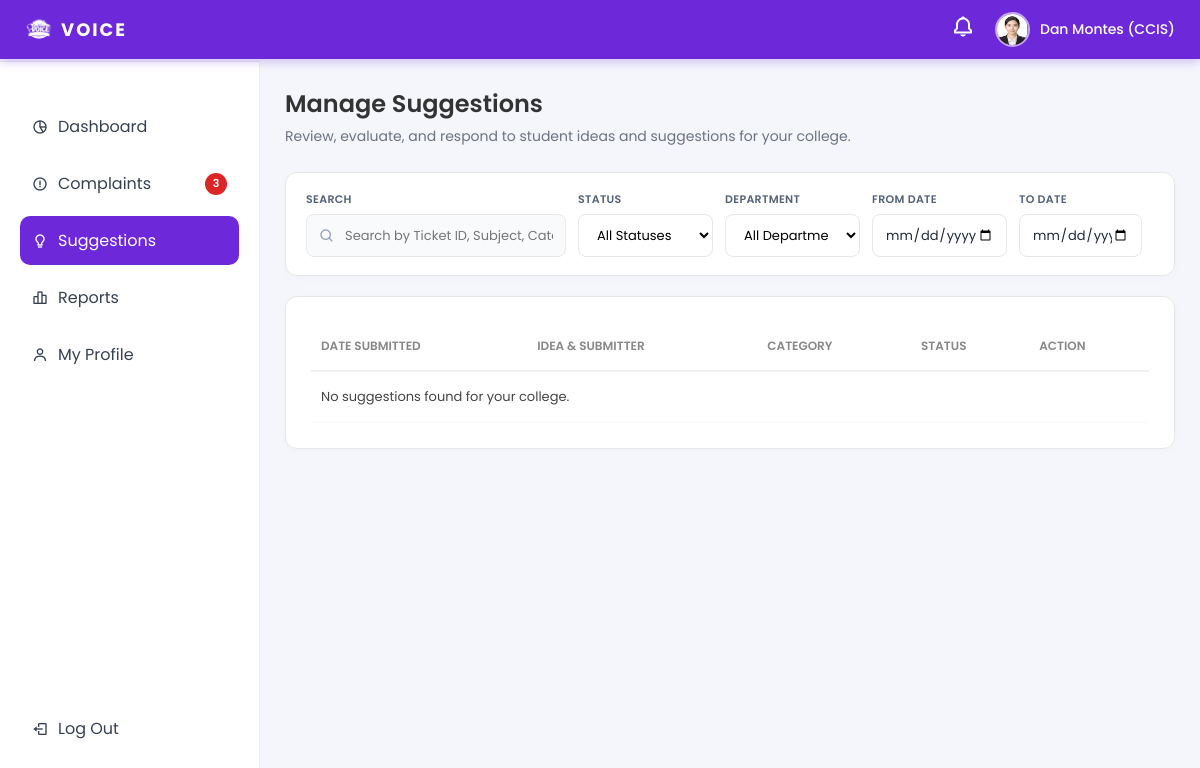
The page /Ui-main/dean/dean_suggestions.php (signed in) on the database its author committed.
### tables this page shows
CREATE TABLE `dean_profiles` (
  `id` int(11) NOT NULL,
  `user_id` int(11) NOT NULL,
  `first_name` varchar(50) NOT NULL,
  `last_name` varchar(50) NOT NULL,
  `college_id` int(11) DEFAULT NULL,
  `phone` varchar(20) DEFAULT NULL,
  `office` varchar(100) DEFAULT NULL,
  `status` enum('active','inactive') DEFAULT 'active',
  `profile_photo` varchar(255) DEFAULT NULL,
  `created_at` timestamp NOT NULL DEFAULT current_timestamp()
);

CREATE TABLE `colleges` (
  `id` int(11) NOT NULL,
  `code` varchar(20) NOT NULL,
  `name` varchar(150) NOT NULL,
  `status` enum('active','inactive') DEFAULT 'active',
  `created_at` timestamp NOT NULL DEFAULT current_timestamp()
);

### Ui-main/dean/dean_suggestions.php (the view, shortened to what this page needs)
<?php
require_once __DIR__ . '/../db_connection.php';
function e(string $value): string
{
    return htmlspecialchars($value, ENT_QUOTES, 'UTF-8');
}
function normalize_search_query(string $value): string
{
    $value = trim($value);
    if ($value === '') {
        return '';
    }
    return preg_replace('/\s+/', ' ', $value) ?? '';
}
$flashMsg = '';
$q = normalize_search_query((string)($_GET['q'] ?? ''));
$statusFilter = strtolower(trim((string)($_GET['status'] ?? 'all')));
$dateFrom = trim((string)($_GET['date_from'] ?? ''));
$dateTo = trim((string)($_GET['date_to'] ?? ''));
$deanUserId = isset($_SESSION['user_id']) ? (int)$_SESSION['user_id'] : 0;
$deanCollegeId = null;
try {
    if ($deanUserId > 0 && (string)($_SESSION['role'] ?? '') === 'dean') {
        $deanStmt = $pdo->prepare('SELECT college_id FROM dean_profiles WHERE user_id = :user_id LIMIT 1');
        $deanStmt->execute([':user_id' => $deanUserId]);
        $dean = $deanStmt->fetch();
        if ($dean) {
            $deanCollegeId = $dean['college_id'] !== null ? (int)$dean['college_id'] : null;
        }
    }
} catch (PDOException $e) {
    $flashMsg = 'Unable to resolve dean profile.';
    $flashType = 'error';
}
$suggestions = [];
try {
    $sql =
        "SELECT
            s.id,
            s.ticket_no,
            s.created_at,
            s.subject,
            s.description,
            s.attachment,
            s.status,
            sp.id AS student_id,
            s.is_anonymous,
            COALESCE(sc.name, 'Uncategorized') AS category_name,
            sp.first_name,
            sp.last_name,
            sp.year_level,
            tf.id AS feedback_id,
            tf.satisfaction AS feedback_satisfaction,
            tf.comment AS feedback_comment,
            tf.created_at AS feedback_created_at,
            (
                SELECT tr.id
                FROM ticket_replies tr
                WHERE tr.ticket_type = 'suggestion'
                  AND tr.ticket_id = s.id
                  AND LOWER(tr.sender_role) = 'dean'
                ORDER BY tr.created_at DESC, tr.id DESC
                LIMIT 1
            ) AS remark_id,
            (
                SELECT tr.message
                FROM ticket_replies tr
                WHERE tr.ticket_type = 'suggestion'
                  AND tr.ticket_id = s.id
                  AND LOWER(tr.sender_role) = 'dean'
                ORDER BY tr.created_at DESC, tr.id DESC
                LIMIT 1
            ) AS remark_message
         FROM suggestions s
         LEFT JOIN suggestion_categories sc ON sc.id = s.category_id
         LEFT JOIN student_profiles sp ON sp.id = s.student_id
         LEFT JOIN ticket_feedback tf ON tf.ticket_type = 'suggestion' AND tf.ticket_id = s.id AND tf.student_id = sp.id";
    $conditions = [];
    $params = [];
    $conditions[] = 's.status NOT IN ("rejected", "declined")';
    $conditions[] = 's.college_id = :college_id';
    $params[':college_id'] = $deanCollegeId;
    if (!empty($conditions)) {
        $sql .= ' WHERE ' . implode(' AND ', $conditions);
    }
    $sql .= ' ORDER BY s.created_at DESC';
    $stmt = $pdo->prepare($sql);
    $stmt->execute($params);
    $suggestions = $stmt->fetchAll();
} catch (PDOException $e) {
    if ($flashMsg === '') {
        $flashMsg = 'Unable to load suggestions.';
        $flashType = 'error';
    }
}
?>
<!DOCTYPE html>
<html lang="en">
<head>
<link href='https://unpkg.com/boxicons@2.1.4/css/boxicons.min.css' rel='stylesheet'>
</head>
<body>
<?php include 'dean_topbar.php'; ?>
<?php include 'dean_sidebar.php'; ?>
<div class="main">
    <div class="dashboard-container">
        <h2 class="page-title">Manage Suggestions</h2>
        <p class="page-subtitle">Review, evaluate, and respond to student ideas and suggestions for your college.</p>
        <div class="controls-bar">
            <form method="GET" class="controls-form" id="deanSuggestionFiltersForm">
                <div class="controls-left">
                    <div class="search-filter">
                        <span>Search</span>
                        <div class="search-box">
                            <i class='bx bx-search'></i>
                            <input type="text" name="q" value="<?php echo e($q); ?>" placeholder="Search by Ticket ID, Subject, Category, or Student...">
                        </div>
                    </div>
                    <div class="filter-box">
                        <span>Status</span>
                        <select name="status">
                            <option value="all" <?php echo $statusFilter === 'all' ? 'selected' : ''; ?>>All Statuses</option>
                        </select>
                    </div>
                    <div class="filter-box">
                        <span>Department</span>
                        <select name="department">
                            <option value="0">All Departments</option>
                        </select>
                    </div>
                    <label class="date-filter">
                        <span>From Date</span>
                        <input type="date" name="date_from" value="<?php echo e($dateFrom); ?>">
                    </label>
                    <label class="date-filter">
                        <span>To Date</span>
                        <input type="date" name="date_to" value="<?php echo e($dateTo); ?>">
                    </label>
                </div>
            </form>
        </div>
        <div class="data-card">
            <table>
                <thead>
                    <tr>
                        <th>Date Submitted</th>
                        <th>Idea & Submitter</th>
                        <th>Category</th>
                        <th>Status</th>
                        <th>Action</th>
                    </tr>
                </thead>
                <tbody>
                    <?php if (count($suggestions) === 0): ?>
                        <tr>
                            <td colspan="5">No suggestions found for your college.</td>
                        </tr>
                    <?php endif; ?>
                </tbody>
            </table>
        </div>
    </div>
</div>
</body>
</html>

### Ui-main/dean/dean_topbar.php (shortened to what this page needs)
<?php
require_once __DIR__ . '/../db_connection.php';
$topbarProfilePic = '';
$topbarDisplayName = trim((string)($_SESSION['full_name'] ?? 'Dean User'));
if (isset($_SESSION['user_id'])) {
    try {
        $hasPhotoColumn = false;
        $photoCheck = $pdo->query("SHOW COLUMNS FROM dean_profiles LIKE 'profile_photo'");
        if ($photoCheck && $photoCheck->fetch()) {
            $hasPhotoColumn = true;
        }
        if ($hasPhotoColumn) {
            $deanStmt = $pdo->prepare(
                'SELECT dp.first_name, dp.last_name, dp.profile_photo, c.code AS college_code
                 FROM dean_profiles dp
                 LEFT JOIN colleges c ON c.id = dp.college_id
                 WHERE dp.user_id = :user_id
                 LIMIT 1'
            );
            $deanStmt->execute([':user_id' => (int)$_SESSION['user_id']]);
            $deanProfile = $deanStmt->fetch(PDO::FETCH_ASSOC) ?: null;
            if ($deanProfile) {
                $fullName = trim(((string)($deanProfile['first_name'] ?? '')) . ' ' . ((string)($deanProfile['last_name'] ?? '')));
                if ($fullName !== '') {
                    $topbarDisplayName = $fullName;
                }
                $collegeCode = trim((string)($deanProfile['college_code'] ?? ''));
                if ($collegeCode !== '') {
                    $topbarDisplayName .= ' (' . $collegeCode . ')';
                }
                $photo = trim((string)($deanProfile['profile_photo'] ?? ''));
                if ($photo !== '') {
                    if (stripos($photo, 'http://') === 0 || stripos($photo, 'https://') === 0) {
                        $topbarProfilePic = $photo;
                    } else {
                        $topbarProfilePic = '../' . ltrim($photo, '/');
                    }
                }
            }
        }
    } catch (PDOException $e) {
    }
}
?>
<link href='https://unpkg.com/boxicons@2.1.4/css/boxicons.min.css' rel='stylesheet'>
<div class="topbar">
    <a class="topbar-logo" href="dean_dashboard.php">
        <img src="../assets/images/logo.png" alt="Logo">
        <span>VOICE</span>
    </a>
    <div class="topbar-right">
        <div class="topbar-bell" id="bellIcon">
            <i class='bx bx-bell'></i>
        </div>
        <div class="profile-container" id="profileIcon">
            <?php if ($topbarProfilePic !== ''): ?>
                <img class="profile-pic" src="<?php echo htmlspecialchars($topbarProfilePic, ENT_QUOTES, 'UTF-8'); ?>" alt="profile">
            <?php endif; ?>
            <span><?php echo htmlspecialchars($topbarDisplayName, ENT_QUOTES, 'UTF-8'); ?></span>
        </div>
    </div>
</div>

### Ui-main/dean/dean_suggestions.php (style rules this page uses)
* { margin: 0; padding: 0; box-sizing: border-box; font-family: 'Poppins', sans-serif; }
body { background: #f4f6fb; }
.main { margin-left: 260px; margin-top: 61px; padding: 25px; min-height: calc(100vh - 61px); overflow-y: auto; }
.dashboard-container { max-width: 1200px; margin: 0 auto; width: 100%; }
.page-title { font-size: 24px; font-weight: 600; color: #333; margin-bottom: 5px; }
.page-subtitle { color: #6b7280; font-size: 14px; margin-bottom: 25px; }
.controls-bar { background: #fff; border: 1px solid #e5e7eb; border-radius: 12px; box-shadow: 0 2px 10px rgba(0, 0, 0, .02); padding: 18px 20px; margin-bottom: 20px; }
.search-filter, .filter-box { display: flex; flex-direction: column; align-items: stretch; gap: 6px; min-width: 0; }
.search-filter > span, .filter-box > span { color: #52627a; font-size: 11px; font-weight: 600; text-transform: uppercase; letter-spacing: .03em; }
.search-box { display: flex; align-items: center; background: #f9fafb; border: 1px solid #e5e7eb; border-radius: 8px; padding: 10px 12px; width: 100%; height: 43px; flex: none; }
.search-box i { color: #94a3b8; margin-right: 10px; flex-shrink: 0; }
.search-box input { border: none; background: transparent; outline: none; width: 100%; min-width: 0; font-size: 13px; }
.filter-box select { height: 43px; padding: 10px 14px; border: 1px solid #e5e7eb; border-radius: 8px; font-size: 13px; font-family: 'Poppins', sans-serif; outline: none; background: #fff; cursor: pointer; width: 100%; }
.date-filter { display: flex; flex-direction: column; align-items: stretch; gap: 6px; min-width: 0; }
.date-filter > span { color: #52627a; font-size: 11px; font-weight: 600; text-transform: uppercase; letter-spacing: .03em; }
.date-filter input { height: 43px; width: 100%; padding: 10px 12px; border: 1px solid #e5e7eb; border-radius: 8px; color: #1f2937; font: inherit; font-size: 13px; outline: none; background: #fff; }
.controls-form { width: 100%; display: block; }
.controls-left { display: grid; grid-template-columns: minmax(260px, 2fr) repeat(3, minmax(135px, 1fr)) auto auto; align-items: end; gap: 12px; }
.data-card { background: #fff; padding: 25px; border-radius: 12px; border: 1px solid #e5e7eb; box-shadow: 0 2px 10px rgba(0,0,0,0.02); overflow-x: auto; }
table { width: 100%; border-collapse: collapse; min-width: 800px; }
th { text-align: left; font-size: 12px; color: #888; padding: 15px 10px; border-bottom: 2px solid #f0f0f0; font-weight: 600; text-transform: uppercase; }
td { padding: 15px 10px; font-size: 13px; color: #444; border-bottom: 1px solid #f9f9f9; vertical-align: middle; }

### Ui-main/dean/dean_topbar.php (style rules this page uses)
.topbar { position: fixed; top: 0; left: 0; right: 0; z-index: 999; display: flex; justify-content: space-between; align-items: center; gap: 20px; padding: 12px 25px; background: #6d28d9; box-shadow: 0 2px 10px rgba(109,40,217,0.3); }
.topbar-logo { display: flex; align-items: center; gap: 8px; text-decoration: none; }
.topbar-logo img { width: 28px; height: 28px; object-fit: contain; filter: brightness(0) invert(1); }
.topbar-logo span { font-size: 18px; font-weight: 700; color: #fff; letter-spacing: 2px; }
.topbar-right { display: flex; align-items: center; gap: 20px; }
.profile-container { display: flex; align-items: center; gap: 10px; cursor: pointer; position: relative; }
.profile-container img.profile-pic { width: 35px; height: 35px; border-radius: 50%; border: 2px solid rgba(255,255,255,0.6); }
.profile-container span { font-weight: 500; color: #fff; font-size: 14px; }
.topbar-bell { position: relative; cursor: pointer; }
.topbar-bell i.bx-bell { font-size: 24px; color: #fff; transition: 0.2s; }

### rows shown on the page
dean_profiles: profile_photo (picture), topbarDisplayName "Dan Montes (CCIS)"

### other values the page prints
$pendingComplaintCount "3"
